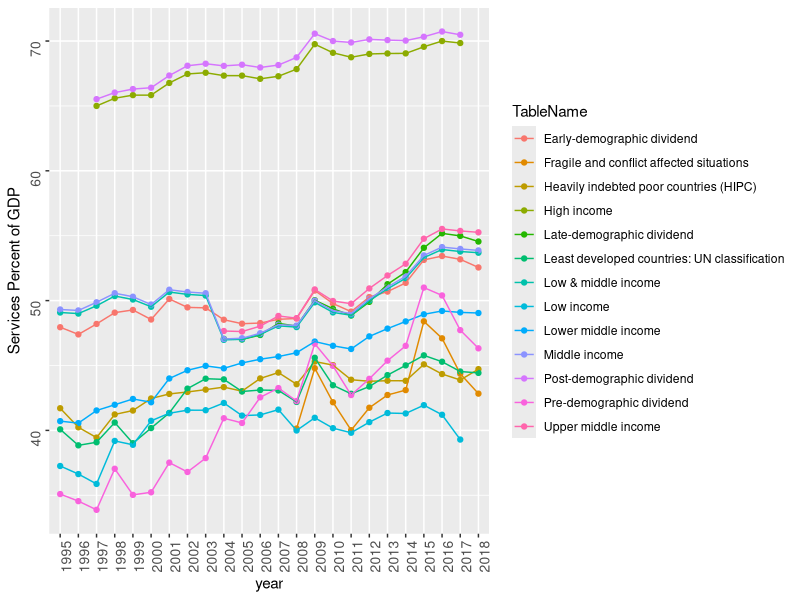

The R source for this figure:
## ---- chunk 1
knitr::opts_chunk$set(echo = TRUE)
## ---- chunk 2

library(readxl)
library(dplyr)

#diable scientific notation, so that actual decimal values are imported instead of exponential factors
options(scipen = 999)


# Importing country Metadta dataset into R
country_metadata_dataset <- read_excel("GDP.xls", col_names = TRUE, sheet = "Metadata - Countries")

# Importing GDP (1995-2018) by country dataset into R
gdp_dataset <- read_excel("GDP.xls", col_names = TRUE, sheet = "Data", skip = 3) %>%
  data.frame(., stringsAsFactors = F) %>%
  select(., 1,2,3,40:63)

# Importing GDP percapita (1995-2018) by country dataset into R
gdp_percapita_dataset <- read_excel("GDP per Capita.xls", col_names = TRUE, sheet = "Data", skip = 3) %>%
  data.frame(., stringsAsFactors = F) %>%
  select(., 1,2,3,40:63)

# Importing Manufacturing GDP (1995-2018) percentage by country dataset into R
gdp_manufacturing_dataset <- read_excel("Manufacturing.xls", col_names = TRUE, sheet = "Data", skip = 3) %>%
  data.frame(., stringsAsFactors = F) %>%
  select(., 1,2,3,40:63)

# Importing Agriculture GDP (1995-2018) percentage by country dataset into R
gdp_agriculture_dataset <- read_excel("Agriculture.xls", col_names = TRUE, sheet = "Data", skip = 3) %>%
  data.frame(., stringsAsFactors = F) %>%
  select(., 1,2,3,40:63)

# Importing Service GDP (1995-2018) percentage by country dataset into R
gdp_service_dataset <- read_excel("Service.xls", col_names = TRUE, sheet = "Data", skip = 3) %>%
  data.frame(., stringsAsFactors = F) %>%
  select(., 1,2,3,40:63)

# Importing Industries GDP (1995-2018) percentage by country dataset into R
gdp_industries_dataset <- read_excel("Industries.xls", col_names = TRUE, sheet = "Data", skip = 3) %>%
  data.frame(., stringsAsFactors = F) %>%
  select(., 1,2,3,40:63)

head(country_metadata_dataset)

## ---- chunk 3

library(tidyr)
library(stringr)

df1 <- gather(gdp_dataset, "year", "GDP", 4:27) %>% select(1, 4, 5)
df2 <- gather(gdp_percapita_dataset, "year", "GDP Percapita", 4:27) %>% select(1, 4, 5)
df3 <- gather(gdp_industries_dataset, "year", "Industry Percent of GDP", 4:27) %>% select(1, 4, 5)
df4 <- gather(gdp_service_dataset, "year", "Services Percent of GDP", 4:27) %>% select(1, 4, 5)
df5 <- gather(gdp_agriculture_dataset, "year", "Agriculture Percent of GDP", 4:27) %>% select(1, 4, 5)
df6 <- gather(gdp_manufacturing_dataset, "year", "Manufacturing Percent of GDP", 4:27) %>% select(1, 4, 5)
df <- merge(df1, df2, all.y = T)
df <- merge(df, df3, all.y = T)
df <- merge(df, df4, all.y = T)
df <- merge(df, df5, all.y = T)
df <- merge(df, df6, all.y = T)
df <- merge(country_metadata_dataset, df, by.x = "TableName", by.y = "Country.Name", all.y = T)

df$year <- str_extract(df$year, "[:digit:]+")

head(df)

## ---- chunk 4
library(ggplot2)
library(dplyr)

incomegroup_df <- df %>%
  filter(., is.na(IncomeGroup)) %>%
  filter(., `Country Code` %in% c("EAR","FCS","HIC","HPC","LDC","LIC","LMC","LMY","LTE","MIC","PRE","PST","UMC")) %>%
  arrange(TableName, year)

incomegroup_df

ggplot(incomegroup_df, aes(x=year, colour=TableName, group = TableName)) +
  geom_point(aes(y = `Services Percent of GDP`)) + 
  geom_line(aes(y = `Services Percent of GDP`)) +
  theme(axis.text.x = element_text(size=10, angle=90)) +
  theme(axis.text.y = element_text(size=10, angle=90))
 
